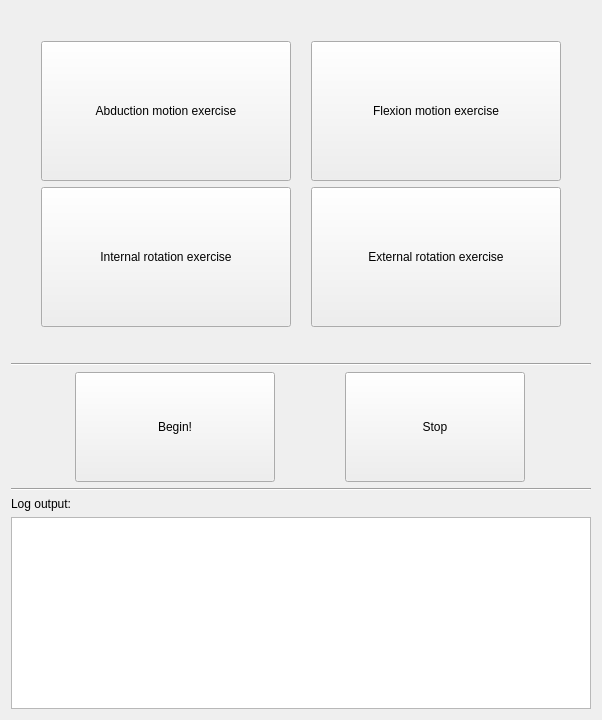
      <widget class="QWidget" name="tabExerciseAssistant">
       <attribute name="title">
        <string>Exercise Assistant</string>
       </attribute>
       <layout class="QGridLayout" name="gridLayout_3">
        <item row="0" column="0">
         <layout class="QGridLayout" name="exerciseButtonsLayout">
          <property name="sizeConstraint">
           <enum>QLayout::SetMaximumSize</enum>
          </property>
          <property name="horizontalSpacing">
           <number>20</number>
          </property>
          <property name="margin">
           <number>30</number>
          </property>
          <item row="3" column="0">
           <widget class="QPushButton" name="btnInternalRotationExercise">
            <property name="enabled">
             <bool>true</bool>
            </property>
            <property name="sizePolicy">
             <sizepolicy hsizetype="Maximum" vsizetype="Maximum">
              <horstretch>0</horstretch>
              <verstretch>0</verstretch>
             </sizepolicy>
            </property>
            <property name="minimumSize">
             <size>
              <width>250</width>
              <height>140</height>
             </size>
            </property>
            <property name="text">
             <string>Internal rotation exercise</string>
            </property>
           </widget>
          </item>
          <item row="1" column="0">
           <widget class="QPushButton" name="btnAbductionMotionExercise">
            <property name="sizePolicy">
             <sizepolicy hsizetype="Maximum" vsizetype="Maximum">
              <horstretch>0</horstretch>
              <verstretch>0</verstretch>
             </sizepolicy>
            </property>
            <property name="minimumSize">
             <size>
              <width>250</width>
              <height>140</height>
             </size>
            </property>
            <property name="text">
             <string>Abduction motion exercise</string>
            </property>
           </widget>
          </item>
          <item row="3" column="1">
           <widget class="QPushButton" name="btnExternalRotationExercise">
            <property name="sizePolicy">
             <sizepolicy hsizetype="Maximum" vsizetype="Maximum">
              <horstretch>0</horstretch>
              <verstretch>0</verstretch>
             </sizepolicy>
            </property>
            <property name="minimumSize">
             <size>
              <width>250</width>
              <height>140</height>
             </size>
            </property>
            <property name="text">
             <string>External rotation exercise</string>
            </property>
           </widget>
          </item>
          <item row="1" column="1">
           <widget class="QPushButton" name="btnFlexionMotionExercise">
            <property name="sizePolicy">
             <sizepolicy hsizetype="Maximum" vsizetype="Maximum">
              <horstretch>0</horstretch>
              <verstretch>0</verstretch>
             </sizepolicy>
            </property>
            <property name="minimumSize">
             <size>
              <width>250</width>
              <height>140</height>
             </size>
            </property>
            <property name="text">
             <string>Flexion motion exercise</string>
            </property>
           </widget>
          </item>
         </layout>
        </item>
        <item row="1" column="0">
         <widget class="Line" name="line_2">
          <property name="sizePolicy">
           <sizepolicy hsizetype="Minimum" vsizetype="Maximum">
            <horstretch>0</horstretch>
            <verstretch>0</verstretch>
           </sizepolicy>
          </property>
          <property name="orientation">
           <enum>Qt::Horizontal</enum>
          </property>
         </widget>
        </item>
        <item row="2" column="0">
         <layout class="QHBoxLayout" name="launchButtonsLayout">
          <property name="sizeConstraint">
           <enum>QLayout::SetDefaultConstraint</enum>
          </property>
          <property name="topMargin">
           <number>0</number>
          </property>
          <item>
           <widget class="QPushButton" name="btnBegin">
            <property name="sizePolicy">
             <sizepolicy hsizetype="Fixed" vsizetype="Fixed">
              <horstretch>0</horstretch>
              <verstretch>0</verstretch>
             </sizepolicy>
            </property>
            <property name="minimumSize">
             <size>
              <width>180</width>
              <height>110</height>
             </size>
            </property>
            <property name="maximumSize">
             <size>
              <width>200</width>
              <height>16777215</height>
             </size>
            </property>
            <property name="text">
             <string>Begin!</string>
            </property>
           </widget>
          </item>
          <item>
           <widget class="QPushButton" name="btnStop">
            <property name="sizePolicy">
             <sizepolicy hsizetype="Fixed" vsizetype="Fixed">
              <horstretch>0</horstretch>
              <verstretch>0</verstretch>
             </sizepolicy>
            </property>
            <property name="minimumSize">
             <size>
              <width>180</width>
              <height>110</height>
             </size>
            </property>
            <property name="text">
             <string>Stop</string>
            </property>
            <property name="checkable">
             <bool>false</bool>
            </property>
           </widget>
          </item>
         </layout>
        </item>
        <item row="3" column="0">
         <widget class="Line" name="line">
          <property name="sizePolicy">
           <sizepolicy hsizetype="Minimum" vsizetype="Maximum">
            <horstretch>0</horstretch>
            <verstretch>0</verstretch>
           </sizepolicy>
          </property>
          <property name="orientation">
           <enum>Qt::Horizontal</enum>
          </property>
         </widget>
        </item>
        <item row="4" column="0">
         <widget class="QLabel" name="lblROSConsole">
          <property name="sizePolicy">
           <sizepolicy hsizetype="Maximum" vsizetype="Maximum">
            <horstretch>0</horstretch>
            <verstretch>0</verstretch>
           </sizepolicy>
          </property>
          <property name="text">
           <string>Log output:</string>
          </property>
         </widget>
        </item>
        <item row="5" column="0">
         <widget class="QPlainTextEdit" name="txtViewLogOutput">
          <property name="sizePolicy">
           <sizepolicy hsizetype="Minimum" vsizetype="Maximum">
            <horstretch>0</horstretch>
            <verstretch>0</verstretch>
           </sizepolicy>
          </property>
          <property name="readOnly">
           <bool>true</bool>
          </property>
         </widget>
        </item>
       </layout>
      </widget>
